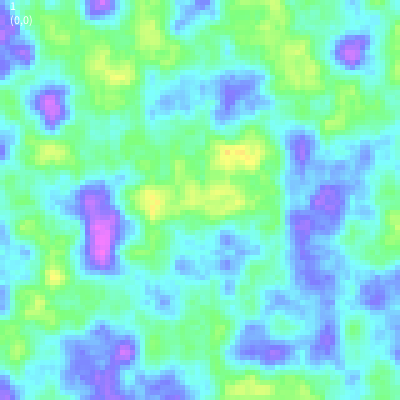
Frame 1 (no input)
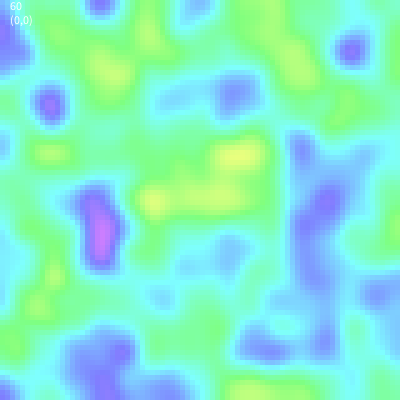
Frame 60 (the mouse pressed at the canvas centre just before this capture)
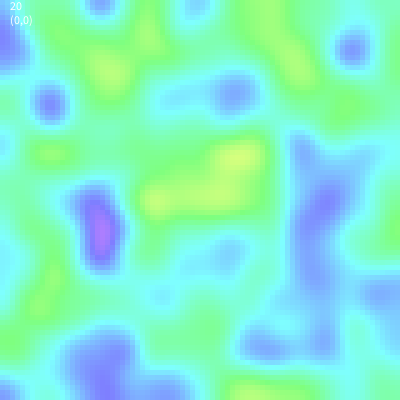
Frame 120 (the mouse held since frame 60 and released just before this capture)

The Processing sketch that drew these frames (run headless with seeded random() and noise(); from frame 60 on, the mouse is pressed at the canvas centre):

// Processing sketch: cell_autopamtakjtajknat
// ── cell_autopamtakjtajknat.pde
final int CELL_SIZE = 5;
final int HALF_CELL_SIZE = CELL_SIZE / 2;
final int W_W = 400;
final int W_H = 400;
final int CA = W_W / CELL_SIZE;
final int CD = W_H / CELL_SIZE;
float fz = 0;

boolean OOB(int x, int y) {
  return (x < 0 || x > CA-1 || y < 0 || y > CD -1);
}

Cell[][] cells;


void settings() {
  size(W_W, W_H);
}
void setup() {
  colorMode(HSB);
  cells = new Cell[CA][CD];
  println("CA = " + CA);
  println("CD = " + CD);
  println("CELL_SIZE = " + CELL_SIZE);
  println("HALF_CELL_SIZE = " + HALF_CELL_SIZE);

  //frameRate(5);

  for (int x = 0; x < cells.length; x += 1) {
    for (int y = 0; y < cells[x].length; y += 1) {
      Cell cell = new Cell(x, y, false);
      cells[x][y]= cell;
    }
  }

  for (int x = 0; x < cells.length; x += 1) {
    for (int y = 0; y < cells[x].length; y += 1) {

      cells[x][y].findNeighbours();
    }
  }
}


int global_turn = 0;

int x_index = 0;
int y_index = 0;
void draw() {
  background(0);
  global_turn = (global_turn + 1) % 100;
  fz += 0.1;

  //if (doUpdate) {
  //  Cell c = cells[x_index][y_index];
  //  c.update();

  //  x_index += 1;
  //  if (x_index > CA-1) {
  //    x_index = 0;
  //    y_index += 1;
  //    if (y_index > CD-1) {
  //      y_index = 0;
  //      global_turn += 1;
  //    }
  //  }

  //  //updateCells();
  // // doUpdate = false;
  //}
  updateCells();

  for (int x = 0; x < cells.length; x += 1) {
    for (int y = 0; y < cells[x].length; y += 1) {
      Cell cell = cells[x][y];

      cell.draw();
    }
  }


  fill(255);
  text(global_turn + "\n(" + x_index + "," + y_index + ")", 10, 10);
  //stop();
}

//boolean doUpdate = false;

void mouseReleased() {
  //doUpdate = !doUpdate;
  int xx = (int) ( (float)mouseX / (float)CELL_SIZE);
  int yy = (int) ( (float)mouseY / (float)CELL_SIZE);

  if (!OOB(xx, yy)) {
    Cell cell = cells[xx][yy];
    cell.newPressure += 100;
    cell.newPressure = constrain(cell.newPressure, 0, 100);
    cell.pressure = cell.newPressure;
    cell.turn = -100;
  } else {
    println("clicked out of bounds");
  }
}

// ── Cell.pde
int CELL_ID = 0;
import java.util.HashSet;
import java.util.Set;
class Cell {
  final int id;
  final int id_hash;
  {
    CELL_ID += 1;
    id = CELL_ID;
    id_hash = Integer.hashCode(id);
  }


  float material_flow = 0.08;
  float pressure = 0;
  float newPressure = 0;
  int turn = -100;
  float fx, fy;
  final int x, y;
  final float xp, yp;
  boolean inert = false;
  float countNeighbours = 0;

  Set<Cell> neighbours = new HashSet<Cell>();

  Cell( int x, int y, boolean inert) {
    this.x = x;
    this.y = y;
    this.xp = x * CELL_SIZE;
    this.yp = y * CELL_SIZE;

    fx = (float) x * 0.1;
    fy = (float) y * 0.1;
    this.inert = inert;

    //pressure = newPressure = random(100);//noise(fx, fy, 20) * 100;
    pressure = newPressure = noise(fx, fy, fz) * 100;
    //material_flow = noise(fx, fy, 30);
  }

  void draw() {
    float cc = map(pressure, 0, 100, 0, 255); 
    fill(cc, 128, 255);

    noStroke();
    rect(xp, yp, CELL_SIZE, CELL_SIZE);
    //fill(0);
    //text((int)pressure + " " + ((int)newPressure) + "\n" + turn + "\n(" + x + "," + y + ")", xp, yp+HALF_CELL_SIZE);
    //stroke(255, 64);
    //if (x % 3 == 0 && y % 3 == 0) {
    //  for (Cell n : neighbours) {
    //    line(xp + HALF_CELL_SIZE, yp + HALF_CELL_SIZE, n.xp + HALF_CELL_SIZE, n.yp + HALF_CELL_SIZE);
    //  }
    //}
  }

  void updateNewPressure() {
    newPressure += (noise(fx,fy,fz) - 0.5) * 0.01;
  }

  void update() {
    // println("\nstart update: (" + x + "," + y + ")");
    float cf = countNeighbours * random(1, 3);
    if (turn != global_turn) {
      turn = global_turn;
      //println("\tupdate");
      updateNewPressure();
      pressure = newPressure;
    }

    for (Cell n : neighbours) {
      //  println("\nstart neighbour " + n);
      if (n.inert) {
        //print("\tskip");
        continue;
      } else {
        // print("\ttry");
        if (n.turn != global_turn) {
          // print("\tprocess");
          n.turn = global_turn;
          n.updateNewPressure();
          n.pressure = n.newPressure;
        }

        float dpress = pressure - n.pressure;
        float nFlow = material_flow * dpress;
        //nFlow = constrain(nFlow, -n.pressure / 16.0, pressure / 16.0 );
        newPressure -= nFlow/cf; //constrain(nFlow,0,pressure / 16.0);
        newPressure = constrain(newPressure, 0, 100);
        n.newPressure += nFlow/cf; //constrain(nFlow, - n.pressure/16,n.pressure/16.0);
        n.newPressure = constrain(n.newPressure, 0, 100);
      }
    }
  }

  void addNeighbour(int px, int py) {
    if (!OOB(px, py)) {
      neighbours.add(cells[px][py]);
    }
  }
  @Override
    String toString() {
    return "(" + x + "," + y + ") n(" + neighbours.size() + ")";
  }

  void findNeighbours() {
    addNeighbour(x, y-1);
    addNeighbour(x-1, y);
    addNeighbour(x+1, y);
    addNeighbour(x, y+1);



    //println(this);
    countNeighbours = neighbours.size();

    //for (int ix = -1; ix < 2; ix += 1) {
    //  for (int iy = -1; iy < 2; iy += 1) {
    //    if (ix == 0 && iy == 0) continue;
    //    addNeighbour(x + ix, y + iy);
    //  }
    //}
  }

  @Override 
    int hashCode() {
    return id_hash;
  }

  @Override
    boolean equals(Object o) {
    if (o instanceof Cell) {
      if (((Cell)o).id == id) {
        return true;
      }
    }
    return false;
  }
}

// ── cell_funcs.pde
void updateCells() {
  //  println("beginning update");
  for (int y = 0; y < cells[0].length; y += 1) {
    for (int x = 0; x < cells.length; x += 1) {
      // println("\tbeginning " + x + "\n");

      // print(" " + y);
      cells[x][y].update();
    }
  }

  //for (int x = 0; x < CA; x += 1) {
  //  for (int y = 0; y < CD; y += 1) {
  //    cells[x][y].pressure = cells[x][y].newPressure;
  //  }
  //}
}
